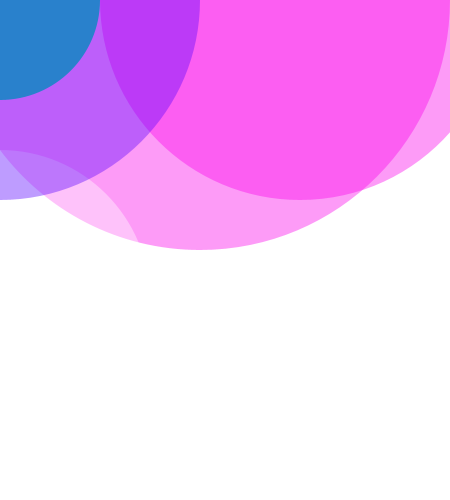
Frame 1 (no input)
Frame 60 (the mouse pressed at the canvas centre just before this capture): identical to frame 1, image omitted
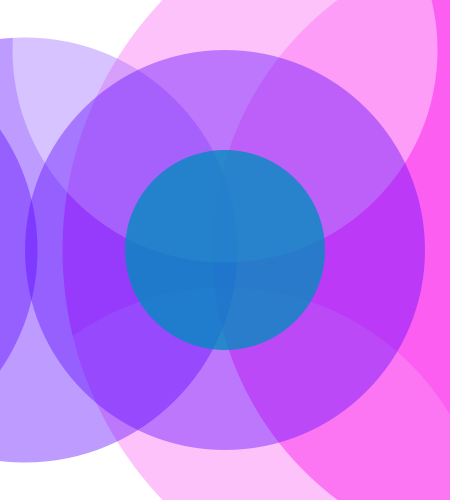
Frame 120 (the mouse held since frame 60 and released just before this capture)

The Processing sketch that drew these frames (run headless with seeded random() and noise(); from frame 60 on, the mouse is pressed at the canvas centre):

// Processing sketch: processing_112502
// ── processing_112502.pde

void setup(){
  size(450,500);
  background(255,255,255);  
}

void draw(){
  background(255,255,255);
    fill(#FA00EA,100);
  noStroke();
  ellipse(mouseX+200,mouseY,mouseX+500,mouseX+500);
  fill(#5A03FF,100);
  noStroke();
  ellipse(mouseX-400,mouseY,mouseX+200,mouseX+200);
  fill(255,255,255,100);
  noStroke();
  ellipse(mouseX,mouseY+300,mouseX+300,mouseX+300);
  fill(#FA00EA,100);
  noStroke();
  ellipse(mouseX+300,mouseY,mouseX+400,mouseX+400);
  fill(#5A03FF,100);
  noStroke();
  ellipse(mouseX-200,mouseY,mouseX+200,mouseX+200);
  fill(255,255,255,100);
  noStroke();
  ellipse(mouseX,mouseY-200,mouseX+200,mouseX+200);
  fill(#5A03FF,100);
  noStroke();
  ellipse(mouseX,mouseY,400,400);
  fill(0,139,191,200);
  noStroke();
  ellipse(mouseX,mouseY,200,200);
  
  println(mouseX + " " + mouseY);
 
  
  
 
}
